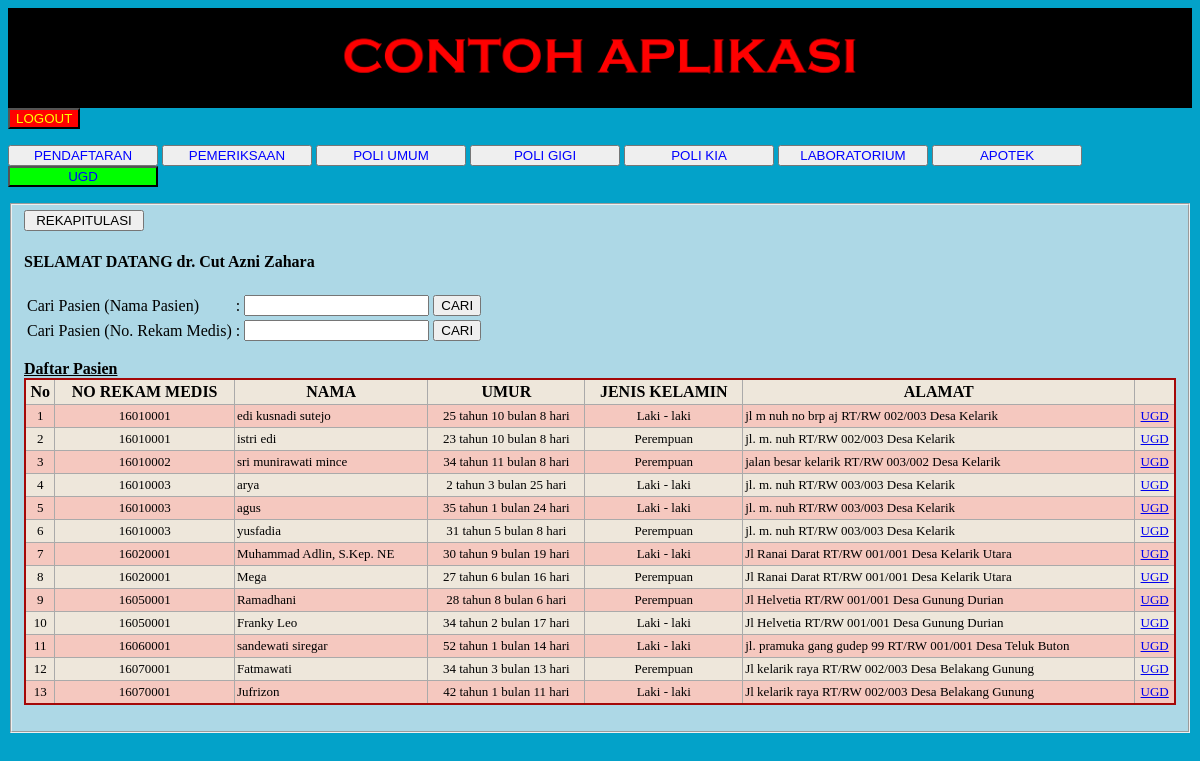
/ugd.php (signed in), run on the app's committed database.
### tables this page shows
CREATE TABLE `datapasien` (
  `norm` int(8) NOT NULL,
  `nik` varchar(16) NOT NULL,
  `nama` varchar(25) NOT NULL,
  `kk` varchar(20) NOT NULL,
  `kepalakeluarga` varchar(20) NOT NULL,
  `tempatlahir` varchar(20) NOT NULL,
  `tgllahir` date NOT NULL,
  `jeniskelamin` varchar(12) NOT NULL,
  `status` varchar(15) NOT NULL,
  `agama` varchar(10) NOT NULL,
  `pendidikan` varchar(30) NOT NULL,
  `pekerjaan` varchar(30) NOT NULL,
  `alamat` varchar(25) NOT NULL,
  `rt` varchar(3) NOT NULL,
  `rw` varchar(3) NOT NULL,
  `desakelurahan` varchar(25) NOT NULL,
  `nohape` varchar(12) NOT NULL,
  `katpas` varchar(15) NOT NULL,
  `nokartu` varchar(20) NOT NULL
);

### ugd.php (the view, shortened to what this page needs)
<html oncontextmenu='return false;' ondragstart='return false;' onselectstart='return false;'>
<head>
<IMG src="PuskesmasKelarik.jpg" style="width:100%"/>
</head>
<body
background="blue.jpg">
<form action="indexproses.php" method="POST">
<input type="submit" name="keluar" value="LOGOUT" style="background:red; color:yellow"; />
</form>
<form action="menu.php" method="POST" >
<input type="submit" name="pendaftaran" value="PENDAFTARAN" Style="WIDTH:150; color:blue"; />
<input type="submit" name="pemeriksaan" value="PEMERIKSAAN" Style="WIDTH:150; color:blue"; />
<input type="submit" name="poliumum" value="POLI UMUM" Style="WIDTH:150; color:blue"; />
<input type="submit" name="poligigi" value="POLI GIGI" Style="WIDTH:150; color:blue";/>
<input type="submit" name="polikia" value="POLI KIA" Style="WIDTH:150; color:blue";/>
<input type="submit" name="laboratorium" value="LABORATORIUM" Style="WIDTH:150; color:blue";/>
<input type="submit" name="apotek" value="APOTEK" Style="WIDTH:150; color:blue";/>
<input type="submit" name="ugd" value="UGD" Style="background:lime; WIDTH:150; color:blue"; />
</form>
<fieldset style="background:lightblue";>
<form action="menu.php" method="POST">
<input type="submit" name="rekapitulasipasienugd" value="REKAPITULASI" Style="WIDTH:120"; />
</form>
<h4><b>SELAMAT DATANG <?php echo $_SESSION['nama'] ; ?></b></h4>
<table Style="background:lightblue"; >
<form action="ugd.php" method="POST" >
	<tr><td><label>Cari Pasien (Nama Pasien)</label><td>:</td></td>
	<td><input type="text" name="nama" required/></td>
	<td><input type="submit" name="carinama" value="CARI"/></td></tr>
</form>
<form action="ugd.php" method="POST" >
	<tr><td><label>Cari Pasien (No. Rekam Medis)</label><td>:</td></td>
	<td><input type="text" name="norm" required/></td>
	<td><input type="submit" name="carinorm" value="CARI"/></td></tr>
</form>
</table>
<p><u><b>Daftar Pasien</b></u>
<table class="redTable">
	<tr>
		<th>No</th>
		<th>NO REKAM MEDIS</th>
        <th>NAMA</th>
        <th>UMUR</th>
        <th>JENIS KELAMIN</th>
        <th>ALAMAT</th>
		<th></th>
	</tr>
<?php
	include ("config.php") ;
	if(isset($_POST['carinama'])){
		$nama = mysqli_real_escape_string($db,$_POST['nama']);
		$sql = " select * from datapasien WHERE nama like '%".$nama."%' " ;
		$query = mysqli_query($db, $sql);
	$no = 1;
	while($pasien = mysqli_fetch_array($query)){
			echo "<tr>" ;
			echo "<td>" ; echo $no++; echo "</td>" ;
			echo "<td>".$pasien['norm']."</td>";
            echo "<td style='text-align:left'>".$pasien['nama']. "</td>";
            $lahir = $pasien['tgllahir'] ;
			$tgl_lahir= date('d', strtotime($lahir));
			$bln_lahir= date('m', strtotime($lahir));
			$thn_lahir= date('Y', strtotime($lahir));
			$tgl_today = date('d');
			$bln_today= date('m');
			$thn_today = date('Y');
			if ($tgl_today >= $tgl_lahir) {
				$hari = $tgl_today - $tgl_lahir ;
					if ($bln_today >= $bln_lahir) {
						$bulan = $bln_today - $bln_lahir ;
						$tahun = $thn_today - $thn_lahir ;
					}else if ($bln_today < $bln_lahir) {
						$bulan = ($bln_today + 12 )  - $bln_lahir ;
						$tahun = ($thn_today - 1 ) - $thn_lahir ;
					}else{
					}
			}else if ($tgl_today < $tgl_lahir) {
				$hari = ($tgl_today + 30 )  - $tgl_lahir ;
					if (($bln_today-1) >= $bln_lahir) {
						$bulan = ($bln_today-1) - $bln_lahir ;
						$tahun = $thn_today - $thn_lahir ;
					}else if (($bln_today-1) < $bln_lahir) {
						$bulan = ($bln_today+11) - $bln_lahir ;
						$tahun = ($thn_today-1) - $thn_lahir ;
					}else{
					}
			}else{
			}
			$umur = $tahun." tahun ".$bulan." bulan ".$hari." hari" ;
			echo "<td>".$umur."</td>" ;
            echo "<td>".$pasien['jeniskelamin']."</td>";
            echo "<td style='text-align:left'>".$pasien['alamat']." RT/RW ".$pasien['rt']."/".$pasien['rw']." ".$pasien['desakelurahan']."</td>";
			echo "<td>" ;
            echo "<a href='unitgawatdarurat.php?nik=".$pasien['nik']."'>UGD</a>";
			echo "</td>";
            echo "</tr>";
	}
	}else{
		$sql = "SELECT * FROM datapasien order by norm";
        $query = mysqli_query($db, $sql);
		$no = 1;
        while($pasien = mysqli_fetch_array($query)){
            echo "<tr>";
			echo "<td>" ; echo $no++; echo "</td>" ;
            echo "<td>".$pasien['norm']."</td>";
            echo "<td style='text-align:left'>".$pasien['nama']."</td>";
            $lahir = $pasien['tgllahir'] ;
			$tgl_lahir= date('d', strtotime($lahir));
			$bln_lahir= date('m', strtotime($lahir));
			$thn_lahir= date('Y', strtotime($lahir));
			$tgl_today = date('d');
			$bln_today= date('m');
			$thn_today = date('Y');
			if ($tgl_today >= $tgl_lahir) {
				$hari = $tgl_today - $tgl_lahir ;
					if ($bln_today >= $bln_lahir) {
						$bulan = $bln_today - $bln_lahir ;
						$tahun = $thn_today - $thn_lahir ;
					}else if ($bln_today < $bln_lahir) {
						$bulan = ($bln_today + 12 )  - $bln_lahir ;
						$tahun = ($thn_today - 1 ) - $thn_lahir ;
					}else{
					}
			}else if ($tgl_today < $tgl_lahir) {
				$hari = ($tgl_today + 30 )  - $tgl_lahir ;
					if (($bln_today-1) >= $bln_lahir) {
						$bulan = ($bln_today-1) - $bln_lahir ;
						$tahun = $thn_today - $thn_lahir ;
					}else if (($bln_today-1) < $bln_lahir) {
						$bulan = ($bln_today+11) - $bln_lahir ;
						$tahun = ($thn_today-1) - $thn_lahir ;
					}else{
					}
			}else{
			}
			$umur = $tahun." tahun ".$bulan." bulan ".$hari." hari" ;
			echo "<td>".$umur."</td>" ;
            echo "<td>".$pasien['jeniskelamin']."</td>";
            echo "<td style='text-align:left'>".$pasien['alamat']." RT/RW ".$pasien['rt']."/".$pasien['rw']." ".$pasien['desakelurahan']."</td>";
			echo "<td>" ;
            echo "<a href='unitgawatdarurat.php?nik=".$pasien['nik']."'>UGD</a>";
			echo "</td>";
            echo "</tr>";
		}
	}
?>
</table>
</fieldset>
</body>
</html>

### ugd.php (style rules this page uses)
table.redTable { border: 2px solid #A40808; background-color: #EEE7DB; width: 100%; text-align: center; border-collapse: collapse; }
table.redTable td, table.redTable th { border: 1px solid #AAAAAA; padding: 3px 2px; }
table.redTable tbody td { font-size: 13px; }
table.redTable tr:nth-child(even) { background: #F5C8BF; }

### data on the page
datapasien: norm "16010001", nama "edi kusnadi sutejo", jeniskelamin "Laki - laki", alamat "jl m nuh no brp aj", rt "002", rw "003", desakelurahan "Desa Kelarik"
datapasien: norm "16010001", nama "istri edi", jeniskelamin "Perempuan", alamat "jl. m. nuh", rt "002", rw "003", desakelurahan "Desa Kelarik"
datapasien: norm "16010002", nama "sri munirawati mince", jeniskelamin "Perempuan", alamat "jalan besar kelarik", rt "003", rw "002", desakelurahan "Desa Kelarik"
datapasien: norm "16010003", nama "arya", jeniskelamin "Laki - laki", alamat "jl. m. nuh", rt "003", rw "003", desakelurahan "Desa Kelarik"
datapasien: norm "16010003", nama "agus", jeniskelamin "Laki - laki", alamat "jl. m. nuh", rt "003", rw "003", desakelurahan "Desa Kelarik"
datapasien: norm "16010003", nama "yusfadia", jeniskelamin "Perempuan", alamat "jl. m. nuh", rt "003", rw "003", desakelurahan "Desa Kelarik"
datapasien: norm "16020001", nama "Muhammad Adlin, S.Kep. NE", jeniskelamin "Laki - laki", alamat "Jl Ranai Darat", rt "001", rw "001", desakelurahan "Desa Kelarik Utara"
datapasien: norm "16020001", nama "Mega", jeniskelamin "Perempuan", alamat "Jl Ranai Darat", rt "001", rw "001", desakelurahan "Desa Kelarik Utara"
datapasien: norm "16050001", nama "Ramadhani", jeniskelamin "Perempuan", alamat "Jl Helvetia", rt "001", rw "001", desakelurahan "Desa Gunung Durian"
datapasien: norm "16050001", nama "Franky Leo", jeniskelamin "Laki - laki", alamat "Jl Helvetia", rt "001", rw "001", desakelurahan "Desa Gunung Durian"
datapasien: norm "16060001", nama "sandewati siregar", jeniskelamin "Laki - laki", alamat "jl. pramuka gang gudep 99", rt "001", rw "001", desakelurahan "Desa Teluk Buton"
datapasien: norm "16070001", nama "Fatmawati", jeniskelamin "Perempuan", alamat "Jl kelarik raya", rt "002", rw "003", desakelurahan "Desa Belakang Gunung"
datapasien: norm "16070001", nama "Jufrizon", jeniskelamin "Laki - laki", alamat "Jl kelarik raya", rt "002", rw "003", desakelurahan "Desa Belakang Gunung"

### other printed values
$_SESSION['nama'] "dr. Cut Azni Zahara"
